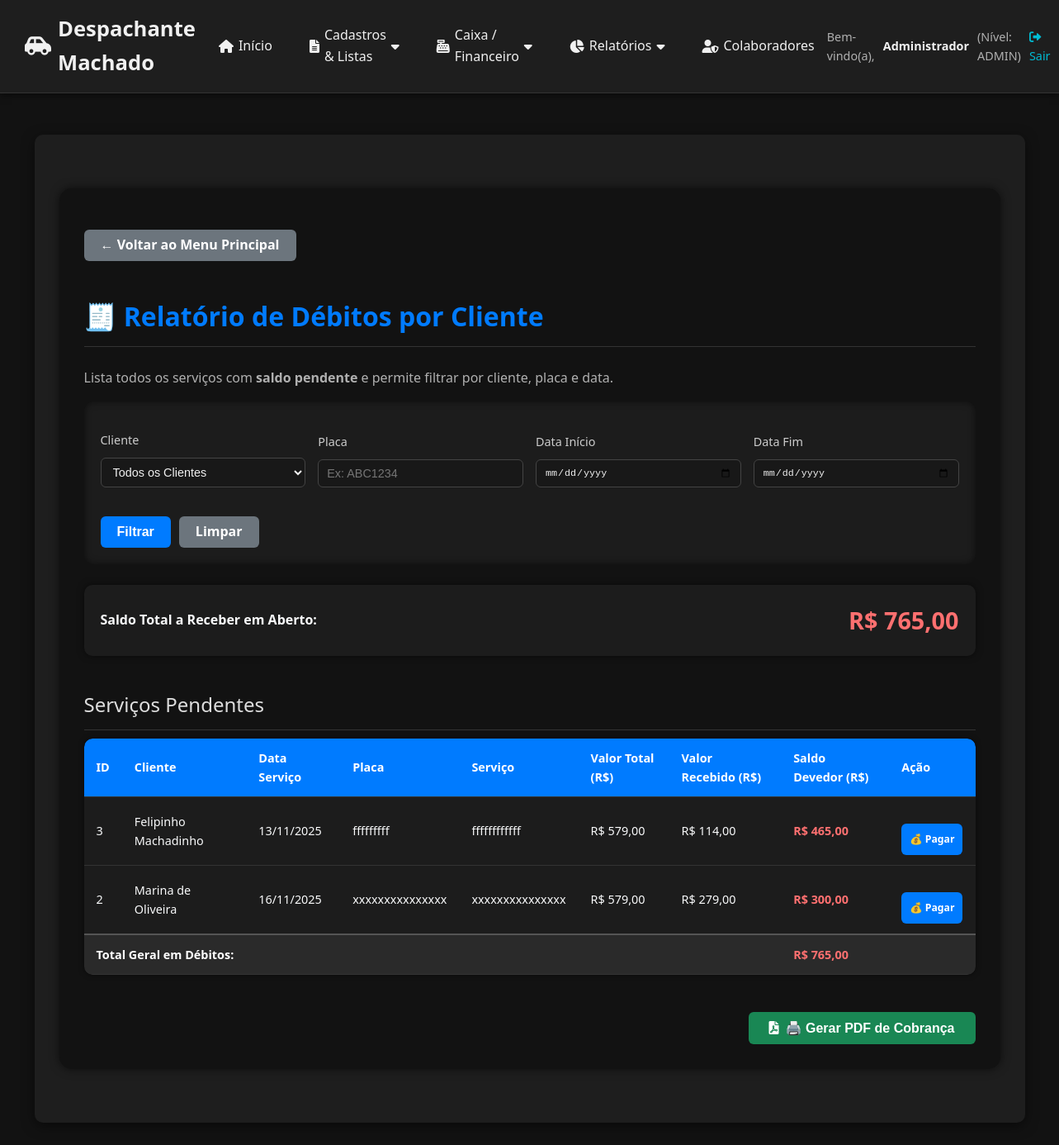
Page /relatorios/debitos (signed in) on the committed database.
### app_web.py (models this page shows)
class Cliente(db.Model):
    id = db.Column(db.Integer, primary_key=True)
    nome = db.Column(db.String(100), nullable=False)
    cpf_cnpj = db.Column(db.String(20), unique=True, nullable=False)
    telefone = db.Column(db.String(20))
    email = db.Column(db.String(100))
    endereco = db.Column(db.String(255))
    data_cadastro = db.Column(db.Date, default=datetime.utcnow)

class Servico(db.Model):
    id = db.Column(db.Integer, primary_key=True)
    cliente_id = db.Column(db.Integer, db.ForeignKey('cliente.id'), nullable=False)
    cliente = db.relationship('Cliente', backref=db.backref('servicos', lazy=True))
    tipo_servico = db.Column(db.String(150), nullable=False)
    detalhes = db.Column(db.Text)
    placa_veiculo = db.Column(db.String(10), nullable=True) # Adicionado para filtro
    data_servico = db.Column(db.Date, default=datetime.utcnow)
    data_vencimento = db.Column(db.Date) # Opcional
    valor_total = db.Column(db.Float, default=0.0)
    valor_recebido = db.Column(db.Float, default=0.0)
    saldo_pendente = db.Column(db.Float, default=0.0)
    status_processo = db.Column(db.String(50), default='Pendente') # Pendente, Em Andamento, Concluído, etc.
    status_pagamento = db.Column(db.String(50), default='Não Cobrado') # Não Cobrado, A Cobrar, Parcial, Pago

### app_web.py (the view)
@app.route("/relatorios/debitos", methods=["GET"])
@login_required
def relatorio_debitos():
    from datetime import datetime
    from sqlalchemy import func, and_
    cliente_id_str = request.args.get("cliente_id")
    placa = request.args.get("placa")
    data_inicio_str = request.args.get("data_inicio")
    data_fim_str = request.args.get("data_fim")
    def parse_date(date_str):
        try:
            return datetime.strptime(date_str, "%Y-%m-%d").date() if date_str else None
        except ValueError:
            return None
    data_inicio = parse_date(data_inicio_str)
    data_fim = parse_date(data_fim_str)
    cliente_id = int(cliente_id_str) if cliente_id_str and cliente_id_str.isdigit() else None
    query = Servico.query.filter(Servico.valor_total > Servico.valor_recebido)
    if cliente_id:
        query = query.filter(Servico.cliente_id == cliente_id)
    if placa:
        query = query.filter(func.lower(Servico.placa_veiculo).like(f"%{placa.lower()}%"))
    if data_inicio:
        query = query.filter(Servico.data_servico >= data_inicio)
    if data_fim:
        query = query.filter(Servico.data_servico <= data_fim)
    debitos_raw = query.order_by(Servico.data_servico.asc()).all()
    debitos = []
    total_debitos = 0.0
    for s in debitos_raw:
        saldo_devedor = s.valor_total - s.valor_recebido
        debitos.append({
            'id': s.id,
            'cliente_nome': s.cliente.nome,
            'data_servico': s.data_servico,
            'placa_veiculo': s.placa_veiculo,
            'tipo_servico': s.tipo_servico,
            'valor_total': s.valor_total,
            'valor_recebido': s.valor_recebido,
            'saldo_devedor': saldo_devedor,
        })
        total_debitos += saldo_devedor
    clientes = Cliente.query.order_by(Cliente.nome).all()
    selected_cliente_nome = next((c.nome for c in clientes if c.id == cliente_id), None)
    return render_template(
        "relatorio_debitos.html",
        clientes=clientes,
        debitos=debitos,
        total_debitos=total_debitos,
        selected_cliente_id=cliente_id_str,
        selected_placa=placa,
        selected_data_inicio=data_inicio_str,
        selected_data_fim=data_fim_str,
        selected_cliente_nome=selected_cliente_nome,
        today=datetime.now().date()
    )

### app_web.py (called while the page is built)
@app.before_request
def load_user():
    g.user = session.get('nome')
    g.nivel = session.get('nivel_acesso')

@app.template_filter('moeda')
def format_currency_filter(value):
    if value is None:
        return 'R$ 0,00'
    try:
        value_float = float(value)
        return "R$ {:,.2f}".format(value_float).replace(',', 'X').replace('.', ',').replace('X', '.')
    except:
        return value

def login_required(view):
    @wraps(view)
    def wrapped_view(**kwargs):
        if not session.get('logged_in'):
            flash('Você precisa fazer login para acessar esta página.', 'error')
            return redirect(url_for('login'))
        return view(**kwargs)
    return wrapped_view

### templates/relatorio_debitos.html (shortened to what this page needs)
{% extends "base.html" %}
{% block content %}
<div class="relatorio-container" id="area-relatorio">
    <a href="{{ url_for('index') }}" class="btn btn-secondary no-print" style="margin-bottom: 20px;">
        ← Voltar ao Menu Principal
    </a>
    <h1>🧾 Relatório de Débitos por Cliente</h1>
    <p>Lista todos os serviços com <strong>saldo pendente</strong> e permite filtrar por cliente, placa e data.</p>
    <form method="get" class="filtros no-print">
        <div class="filter-group">
            <label for="cliente_id">Cliente</label>
            <select id="cliente_id" name="cliente_id">
                <option value="">Todos os Clientes</option>
            </select>
        </div>
        <div class="filter-group">
            <label for="placa">Placa</label>
            <input type="text" id="placa" name="placa" placeholder="Ex: ABC1234" value="{{ selected_placa or '' }}">
        </div>
        <div class="filter-group">
            <label for="data_inicio">Data Início</label>
            <input type="date" id="data_inicio" name="data_inicio" value="{{ selected_data_inicio or '' }}">
        </div>
        <div class="filter-group">
            <label for="data_fim">Data Fim</label>
            <input type="date" id="data_fim" name="data_fim" value="{{ selected_data_fim or '' }}">
        </div>
        <div class="filter-button-group">
            <button type="submit" class="btn btn-primary">Filtrar</button>
            <a href="{{ url_for('relatorio_debitos') }}" class="btn btn-secondary">Limpar</a>
        </div>
    </form>
    <div class="summary-box">
        <strong>Saldo Total a Receber em Aberto:</strong>
        <span class="summary-value">{{ total_debitos | moeda }}</span>
    </div>
    <h2>Serviços Pendentes</h2>
    {% if debitos %}
        <div class="table-responsive">
            <table class="servicos-table">
                <thead>
                    <tr>
                        <th>ID</th>
                        <th>Cliente</th>
                        <th>Data Serviço</th>
                        <th>Placa</th>
                        <th>Serviço</th>
                        <th class="text-end">Valor Total (R$)</th>
                        <th class="text-end">Valor Recebido (R$)</th>
                        <th class="text-end">Saldo Devedor (R$)</th>
                        <th class="no-print">Ação</th>
                    </tr>
                </thead>
                <tbody>
                    {% for debito in debitos %}
                    <tr>
                        <td>{{ debito.id }}</td>
                        <td>{{ debito.cliente_nome }}</td>
                        <td>{{ debito.data_servico.strftime('%d/%m/%Y') }}</td>
                        <td>{{ debito.placa_veiculo or 'N/A' }}</td>
                        <td>{{ debito.tipo_servico }}</td>
                        <td class="text-end">{{ debito.valor_total | moeda }}</td>
                        <td class="text-end">{{ debito.valor_recebido | moeda }}</td>
                        <td class="text-end" style="color:#ff7070; font-weight:700;">{{ debito.saldo_devedor | moeda }}</td>
                        <td class="no-print">
                            <a href="{{ url_for('processar_pagamento') }}?servico_id={{ debito.id }}" class="btn btn-success btn-sm">💰 Pagar</a>
                        </td>
                    </tr>
                    {% endfor %}
                </tbody>
                <tfoot>
                    <tr style="background-color:#2a2a2a; color:#fff;">
                        <td colspan="7" class="text-end"><strong>Total Geral em Débitos:</strong></td>
                        <td class="text-end" style="color:#ff7070;"><strong>{{ total_debitos | moeda }}</strong></td>
                        <td class="no-print"></td>
                    </tr>
                </tfoot>
            </table>
        </div>
        <div class="no-print" style="text-align:right; margin-top:25px;">
            <button class="btn-exportar" onclick="gerarPDF()">
                <i class="fas fa-file-pdf"></i> 🖨️ Gerar PDF de Cobrança
            </button>
        </div>
    {% else %}
        <div class="alert-info mt-4">
            🎉 Nenhum débito pendente encontrado com os filtros aplicados.
        </div>
    {% endif %}
</div>
{% endblock %}

### templates/base.html (style rules this page uses)
:root { --cor-primaria: #0d6efd; --cor-primaria-escura: #084298; --cor-secundaria: #198754; --cor-alerta: #ffc107; --cor-erro: #dc3545; --cor-fundo: #121212; --cor-container: #1e1e1e; --cor-texto: #f0f0f0; --cor-texto-secundario: #b0b0b0; --cor-hover: #2c2c2c; --cor-borda: #333; --sombra: rgba(0, 0, 0, 0.5); --cor-sucesso: #28a745; --cor-info: #17a2b8; --cor-aviso: #ffc107; --cor-saldo-positivo: #28a745; --cor-saldo-negativo: #e74c3c; --cor-saldo-zero: #ffc107; --cor-pendente: #5c4300; --cor-pendente-texto: #ffdb70; --cor-andamento: #003366; --cor-andamento-texto: #cce0ff; --cor-aguardando: #005662; --cor-aguardando-texto: #b2faff; --cor-concluido: #0f3d1e; --cor-concluido-texto: #9ef5b3; --cor-cancelado: #333; --cor-cancelado-texto: #ccc; --cor-pago: #0f3d1e; --cor-pago-texto: #9ef5b3; --cor-parcial: #5c4300; --cor-parcial-texto: #ffdb70; --cor-a-cobrar: #7a1a1a; --cor-a-cobrar-texto: #ffbdbd; --cor-nao-cobrado: #444; --cor-nao-cobrado-texto: #bbb; --espacamento-xs: 5px; --espacamento-sm: 10px; --espacamento-md: 15px; --espacamento-lg: 20px; --espacamento-xl: 25px; --borda-radius: 6px; --borda-radius-lg: 10px; }
* { box-sizing: border-box; }
body { font-family: 'Segoe UI', Tahoma, Geneva, Verdana, sans-serif; margin: 0; padding: 0; background-color: var(--cor-fundo); color: var(--cor-texto); line-height: 1.6; }
h1, h2 { color: var(--cor-texto); border-bottom: 1px solid var(--cor-borda); padding-bottom: 10px; margin-bottom: 20px; font-weight: 600; }
label { display: block; margin-top: 15px; font-weight: 600; color: var(--cor-texto-secundario); }
input, select, textarea { width: 100%; padding: 10px 12px; margin-top: 5px; background-color: #1a1a1a; border: 1px solid var(--cor-borda); border-radius: var(--borda-radius); color: var(--cor-texto); transition: border-color 0.2s; }
.btn, button, input[type="submit"] { background-color: var(--cor-primaria); color: white; padding: 10px 20px; border: none; border-radius: var(--borda-radius); cursor: pointer; margin-top: 20px; font-size: 1em; font-weight: 600; text-decoration: none; display: inline-flex; align-items: center; gap: 8px; transition: background-color 0.2s, transform 0.2s; }
.btn-secondary { background-color: #6c757d; }

### rows in the picture
Cliente: cliente_nome "Felipinho Machadinho"
Servico: data_servico "13/11/2025", placa_veiculo "fffffffff", tipo_servico "ffffffffffff", valor_total|moeda "R$ 579,00", valor_recebido|moeda "R$ 114,00"
Cliente: cliente_nome "Marina de Oliveira"
Servico: data_servico "16/11/2025", placa_veiculo "xxxxxxxxxxxxxxx", tipo_servico "xxxxxxxxxxxxxxx", valor_total|moeda "R$ 579,00", valor_recebido|moeda "R$ 279,00"

### other values in the picture
{{ session.get('nome', 'Usuário') }} "Administrador"
{{ session.get('nivel_acesso', 'N/A') }} "ADMIN"
{{ total_debitos | moeda }} "R$ 765,00"
{{ debito.id }} "3" "2"
{{ debito.saldo_devedor | moeda }} "R$ 465,00" "R$ 300,00"
